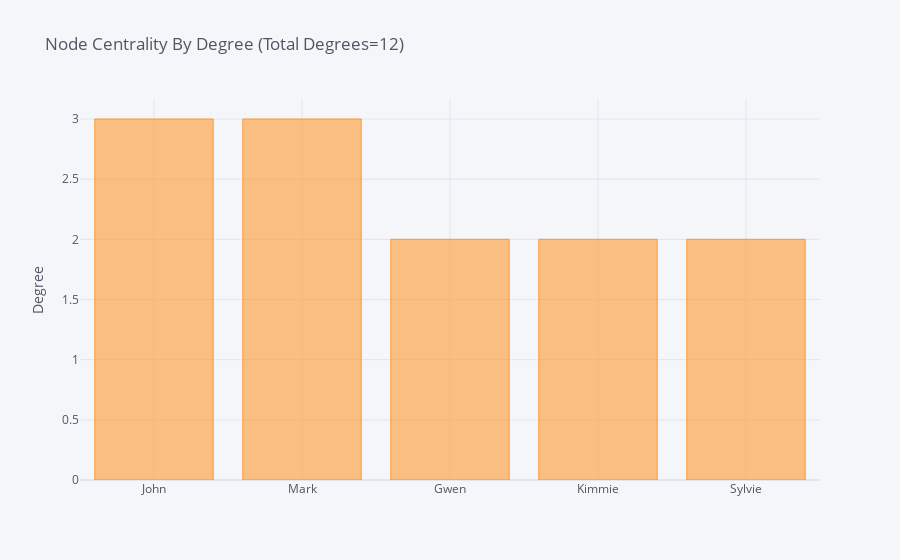

Source (notebook cell):
### Markdown cell above
- One potential source of drama is the number of possible romantic entanglements in homosexual vs hetereosexual relationships

### Code cell
## what if everyone slept with everyone?
import itertools
girls = [person for i,person in enumerate(s_people) if s_colors[i]=='pink']
boys = [person for i,person in enumerate(s_people) if s_colors[i]=='blue']

print(girls)
print(boys)

G = nx.Graph()
[G.add_edge(*x,) for x in list(itertools.product(girls,boys))]
nx.draw(G,with_labels=True,node_size=1500)#color=s_colors)

get_degrees(G)

### Figure 1 — Plotly figure (JSON) as saved in the notebook; plotly's stock layout.template omitted (floating-point values rounded to 4 significant figures)
{"data": [{"marker": {"color": "rgba(255, 153, 51, 0.6)", "line": {"color": "rgba(255, 153, 51, 1.0)", "width": 1}}, "name": "Degree", "orientation": "v", "text": "", "type": "bar", "x": ["John", "Mark", "Gwen", "Kimmie", "Sylvie"], "y": [3, 3, 2, 2, 2]}], "layout": {"legend": {"bgcolor": "#F5F6F9", "font": {"color": "#4D5663"}}, "paper_bgcolor": "#F5F6F9", "plot_bgcolor": "#F5F6F9", "title": {"font": {"color": "#4D5663"}, "text": "Node Centrality By Degree (Total Degrees=12)"}, "xaxis": {"gridcolor": "#E1E5ED", "showgrid": true, "tickfont": {"color": "#4D5663"}, "title": {"font": {"color": "#4D5663"}, "text": ""}, "zerolinecolor": "#E1E5ED"}, "yaxis": {"gridcolor": "#E1E5ED", "showgrid": true, "tickfont": {"color": "#4D5663"}, "title": {"font": {"color": "#4D5663"}, "text": "Degree"}, "zerolinecolor": "#E1E5ED"}}}
